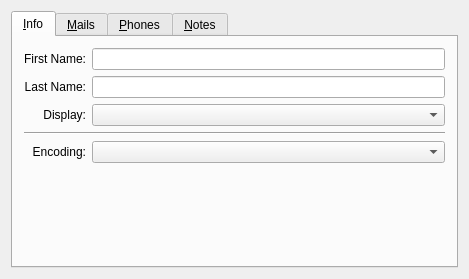
<ui version="4.0" >
 <class>MainInfoBase</class>
 <widget class="QWidget" name="MainInfoBase" >
  <property name="geometry" >
   <rect>
    <x>0</x>
    <y>0</y>
    <width>469</width>
    <height>279</height>
   </rect>
  </property>
  <property name="windowTitle" >
   <string></string>
  </property>
  <layout class="QVBoxLayout" >
   <property name="margin" >
    <number>11</number>
   </property>
   <property name="spacing" >
    <number>6</number>
   </property>
   <item>
    <widget class="QTabWidget" name="tabMain" >
     <widget class="QWidget" name="tab" >
      <attribute name="title" >
       <string>&amp;Info</string>
      </attribute>
      <layout class="QGridLayout" >
       <property name="margin" >
        <number>11</number>
       </property>
       <property name="spacing" >
        <number>6</number>
       </property>
       <item row="0" column="0" >
        <widget class="QLabel" name="TextLabel5" >
         <property name="text" >
          <string>First Name:</string>
         </property>
         <property name="alignment" >
          <set>Qt::AlignRight|Qt::AlignTrailing|Qt::AlignVCenter</set>
         </property>
         <property name="wordWrap" >
          <bool>false</bool>
         </property>
        </widget>
       </item>
       <item row="1" column="0" >
        <widget class="QLabel" name="TextLabel6" >
         <property name="text" >
          <string>Last Name:</string>
         </property>
         <property name="alignment" >
          <set>Qt::AlignRight|Qt::AlignTrailing|Qt::AlignVCenter</set>
         </property>
         <property name="wordWrap" >
          <bool>false</bool>
         </property>
        </widget>
       </item>
       <item row="0" column="1" >
        <widget class="QLineEdit" name="edtFirstName" />
       </item>
       <item row="1" column="1" >
        <widget class="QLineEdit" name="edtLastName" />
       </item>
       <item row="2" column="0" >
        <widget class="QLabel" name="lblDisplay" >
         <property name="text" >
          <string>Display:</string>
         </property>
         <property name="alignment" >
          <set>Qt::AlignRight|Qt::AlignTrailing|Qt::AlignVCenter</set>
         </property>
         <property name="wordWrap" >
          <bool>false</bool>
         </property>
        </widget>
       </item>
       <item row="2" column="1" >
        <widget class="QComboBox" name="cmbDisplay" />
       </item>
       <item row="5" column="1" >
        <spacer>
         <property name="orientation" >
          <enum>Qt::Vertical</enum>
         </property>
         <property name="sizeType" >
          <enum>QSizePolicy::Expanding</enum>
         </property>
         <property name="sizeHint" >
          <size>
           <width>20</width>
           <height>20</height>
          </size>
         </property>
        </spacer>
       </item>
       <item row="4" column="1" >
        <widget class="QComboBox" name="cmbEncoding" >
         <property name="sizePolicy" >
          <sizepolicy>
           <hsizetype>7</hsizetype>
           <vsizetype>0</vsizetype>
           <horstretch>0</horstretch>
           <verstretch>0</verstretch>
          </sizepolicy>
         </property>
        </widget>
       </item>
       <item row="4" column="0" >
        <widget class="QLabel" name="TextLabel1_2" >
         <property name="text" >
          <string>Encoding:</string>
         </property>
         <property name="alignment" >
          <set>Qt::AlignRight|Qt::AlignTrailing|Qt::AlignVCenter</set>
         </property>
         <property name="wordWrap" >
          <bool>false</bool>
         </property>
        </widget>
       </item>
       <item row="3" column="0" colspan="2" >
        <widget class="Line" name="Line3" >
         <property name="orientation" >
          <enum>Qt::Horizontal</enum>
         </property>
        </widget>
       </item>
      </layout>
     </widget>
     <widget class="QWidget" name="tab" >
      <attribute name="title" >
       <string>&amp;Mails</string>
      </attribute>
      <layout class="QVBoxLayout" >
       <property name="margin" >
        <number>11</number>
       </property>
       <property name="spacing" >
        <number>6</number>
       </property>
       <item>
        <widget class="QLabel" name="TextLabel3" >
         <property name="text" >
          <string>Email addresses:</string>
         </property>
         <property name="wordWrap" >
          <bool>false</bool>
         </property>
        </widget>
       </item>
       <item>
        <widget class="ListView" native="1" name="lstMails" />
       </item>
       <item>
        <layout class="QHBoxLayout" >
         <property name="margin" >
          <number>0</number>
         </property>
         <property name="spacing" >
          <number>6</number>
         </property>
         <item>
          <spacer>
           <property name="orientation" >
            <enum>Qt::Horizontal</enum>
           </property>
           <property name="sizeType" >
            <enum>QSizePolicy::Expanding</enum>
           </property>
           <property name="sizeHint" >
            <size>
             <width>20</width>
             <height>20</height>
            </size>
           </property>
          </spacer>
         </item>
         <item>
          <widget class="QPushButton" name="btnMailAdd" >
           <property name="text" >
            <string>&amp;Add</string>
           </property>
          </widget>
         </item>
         <item>
          <widget class="QPushButton" name="btnMailEdit" >
           <property name="text" >
            <string>&amp;Edit</string>
           </property>
          </widget>
         </item>
         <item>
          <widget class="QPushButton" name="btnMailDelete" >
           <property name="text" >
            <string>&amp;Delete</string>
           </property>
          </widget>
         </item>
        </layout>
       </item>
       <item>
        <widget class="QLabel" name="TextLabel4" >
         <property name="text" >
          <string>Note:
You can change only those addresses which have entered.
It is impossible to change addresses which were received from the user.</string>
         </property>
         <property name="wordWrap" >
          <bool>false</bool>
         </property>
        </widget>
       </item>
      </layout>
     </widget>
     <widget class="QWidget" name="phonebook" >
      <attribute name="title" >
       <string>&amp;Phones</string>
      </attribute>
      <layout class="QVBoxLayout" >
       <property name="margin" >
        <number>11</number>
       </property>
       <property name="spacing" >
        <number>6</number>
       </property>
       <item>
        <widget class="QLabel" name="TextLabel2" >
         <property name="text" >
          <string>Phones:</string>
         </property>
         <property name="wordWrap" >
          <bool>false</bool>
         </property>
        </widget>
       </item>
       <item>
        <widget class="ListView" native="1" name="lstPhones" />
       </item>
       <item>
        <layout class="QHBoxLayout" >
         <property name="margin" >
          <number>0</number>
         </property>
         <property name="spacing" >
          <number>6</number>
         </property>
         <item>
          <widget class="QLabel" name="lblCurrent" >
           <property name="sizePolicy" >
            <sizepolicy>
             <hsizetype>1</hsizetype>
             <vsizetype>1</vsizetype>
             <horstretch>0</horstretch>
             <verstretch>0</verstretch>
            </sizepolicy>
           </property>
           <property name="text" >
            <string/>
           </property>
           <property name="wordWrap" >
            <bool>false</bool>
           </property>
          </widget>
         </item>
         <item>
          <widget class="QComboBox" name="cmbCurrent" >
           <property name="sizePolicy" >
            <sizepolicy>
             <hsizetype>7</hsizetype>
             <vsizetype>0</vsizetype>
             <horstretch>0</horstretch>
             <verstretch>0</verstretch>
            </sizepolicy>
           </property>
          </widget>
         </item>
        </layout>
       </item>
       <item>
        <layout class="QHBoxLayout" >
         <property name="margin" >
          <number>0</number>
         </property>
         <property name="spacing" >
          <number>6</number>
         </property>
         <item>
          <widget class="QLabel" name="lblStatus" >
           <property name="text" >
            <string>Phone Status:</string>
           </property>
           <property name="alignment" >
            <set>Qt::AlignRight|Qt::AlignTrailing|Qt::AlignVCenter</set>
           </property>
           <property name="wordWrap" >
            <bool>false</bool>
           </property>
          </widget>
         </item>
         <item>
          <widget class="QComboBox" name="cmbStatus" />
         </item>
         <item>
          <spacer>
           <property name="orientation" >
            <enum>Qt::Horizontal</enum>
           </property>
           <property name="sizeType" >
            <enum>QSizePolicy::Expanding</enum>
           </property>
           <property name="sizeHint" >
            <size>
             <width>20</width>
             <height>20</height>
            </size>
           </property>
          </spacer>
         </item>
         <item>
          <widget class="QPushButton" name="btnPhoneAdd" >
           <property name="text" >
            <string>&amp;Add</string>
           </property>
          </widget>
         </item>
         <item>
          <widget class="QPushButton" name="btnPhoneEdit" >
           <property name="text" >
            <string>&amp;Edit</string>
           </property>
          </widget>
         </item>
         <item>
          <widget class="QPushButton" name="btnPhoneDelete" >
           <property name="text" >
            <string>&amp;Delete</string>
           </property>
          </widget>
         </item>
        </layout>
       </item>
       <item>
        <widget class="QLabel" name="TextLabel1" >
         <property name="text" >
          <string>Note:
You can change only those numbers which have entered.
It is impossible to change numbers which were received from the user.</string>
         </property>
         <property name="wordWrap" >
          <bool>false</bool>
         </property>
        </widget>
       </item>
      </layout>
     </widget>
     <widget class="QWidget" name="tabNotes" >
      <attribute name="title" >
       <string>&amp;Notes</string>
      </attribute>
      <layout class="QVBoxLayout" >
       <property name="margin" >
        <number>11</number>
       </property>
       <property name="spacing" >
        <number>6</number>
       </property>
       <item>
        <widget class="Q3MultiLineEdit" native="1" name="edtNotes" />
       </item>
      </layout>
     </widget>
    </widget>
   </item>
  </layout>
 </widget>
 <customwidgets>
  <customwidget>
   <class>ListView</class>
   <extends>QWidget</extends>
   <header>listview.h</header>
  </customwidget>
  <customwidget>
   <class>Q3MultiLineEdit</class>
   <extends>QWidget</extends>
   <header>q3multilineedit.h</header>
   <container>1</container>
  </customwidget>
 </customwidgets>
 <resources/>
 <connections/>
</ui>
